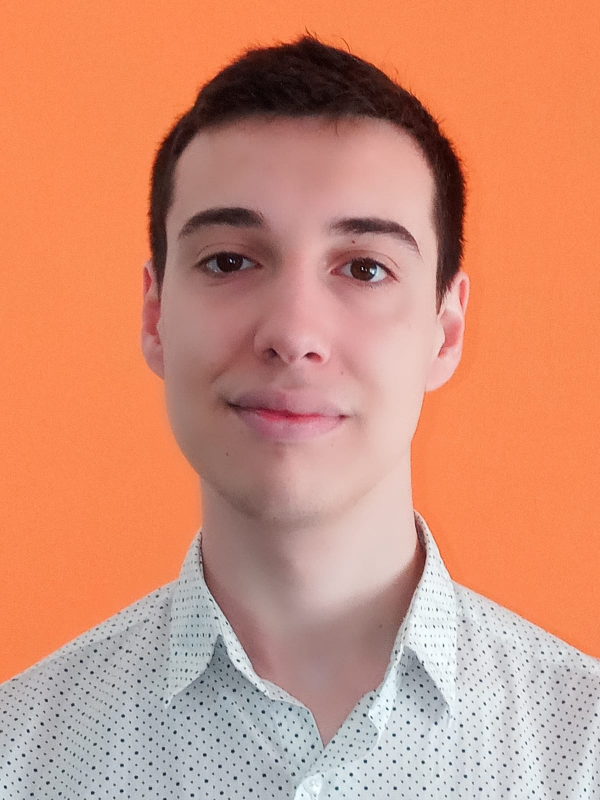
#> input picture docs/content/approved-assets/professional-photo.jpg, 1200 x 1600 px (shown at 1/2 size)
$ python build-assets.py
#> lines starting #> are read from the running program, lines starting #| are printed output that depends on the picture
from pathlib import Path

from PIL import Image, ImageOps


ROOT = Path(__file__).resolve().parents[4]
SOURCE = ROOT / "docs/content/approved-assets/professional-photo.jpg"
OUTPUT = ROOT / "docs/prototypes/phase-2/assets/images"


def main() -> None:
    OUTPUT.mkdir(parents=True, exist_ok=True)
    with Image.open(SOURCE) as image:
#> image is the input picture: PIL image 1200x1600 RGB; mean R, G, B 209, 143.6, 118.5
        image = image.convert("RGB")
        portrait = ImageOps.fit(
            image, (900, 1200), Image.Resampling.LANCZOS, centering=(0.5, 0.42)
        )
        wide = Image.new("RGB", (1200, 900), image.getpixel((0, 0)))
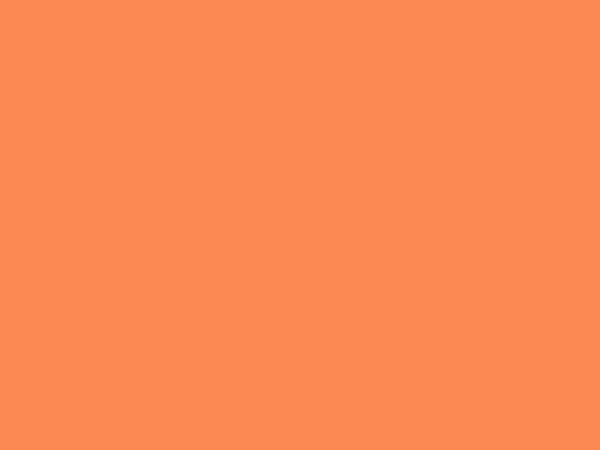
#> wide: PIL image 1200x900 RGB (shown at 1/2 size); mean R, G, B 252, 137, 83
        contained = ImageOps.contain(image, wide.size, Image.Resampling.LANCZOS)
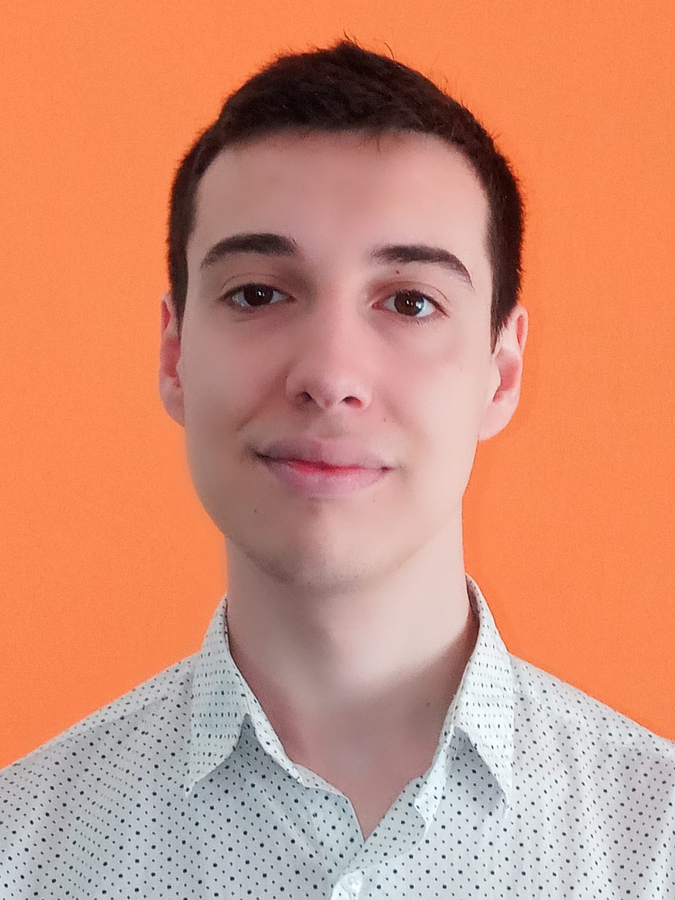
#> contained: PIL image 675x900 RGB; mean R, G, B 209, 143.6, 118.5
        wide.paste(contained, ((wide.width - contained.width) // 2, 0))
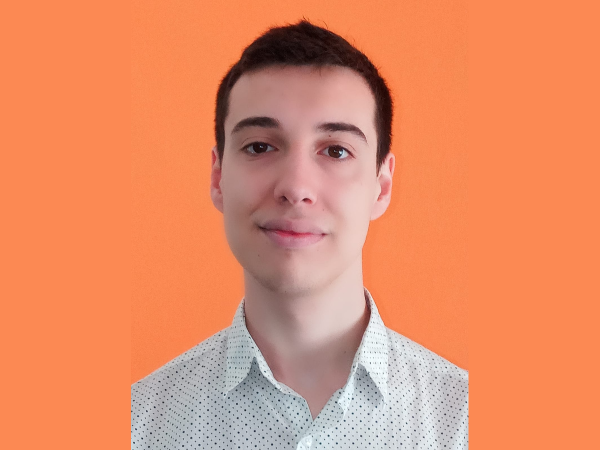
#> wide: PIL image 1200x900 RGB (shown at 1/2 size); mean R, G, B 227.8, 140.7, 103
        portrait.save(OUTPUT / "profile-portrait.webp", "WEBP", quality=82, method=6)
        wide.save(OUTPUT / "profile-wide.webp", "WEBP", quality=82, method=6)


if __name__ == "__main__":
    main()
